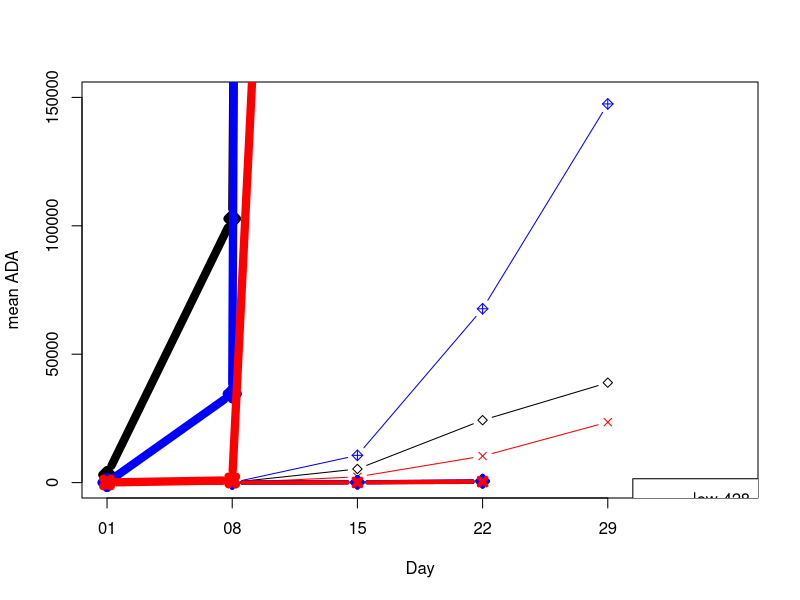
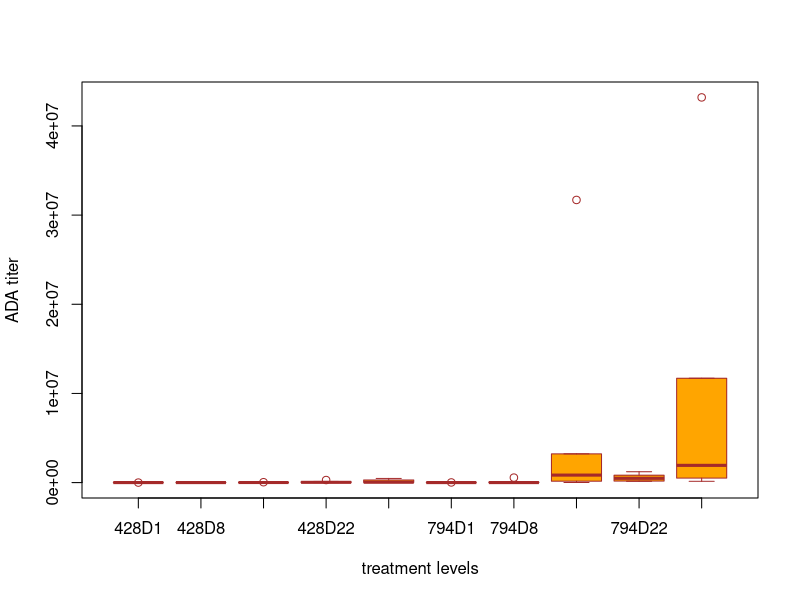
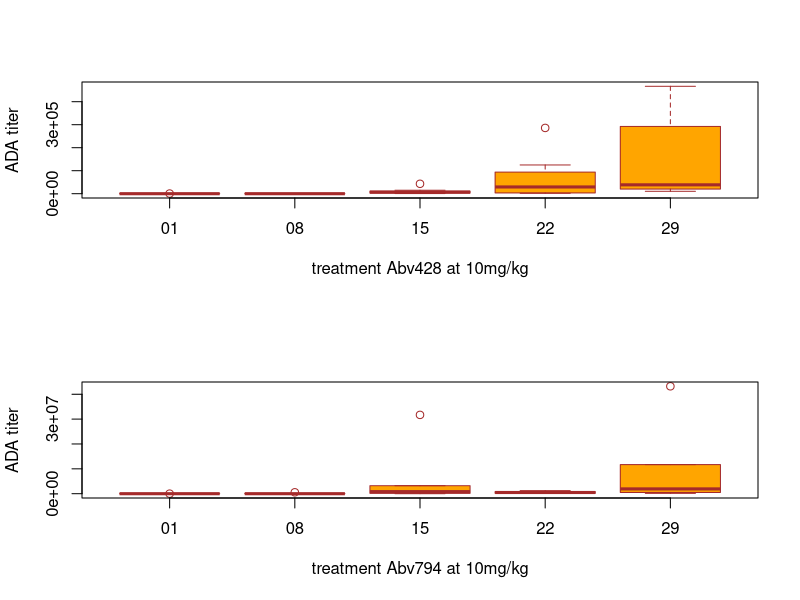
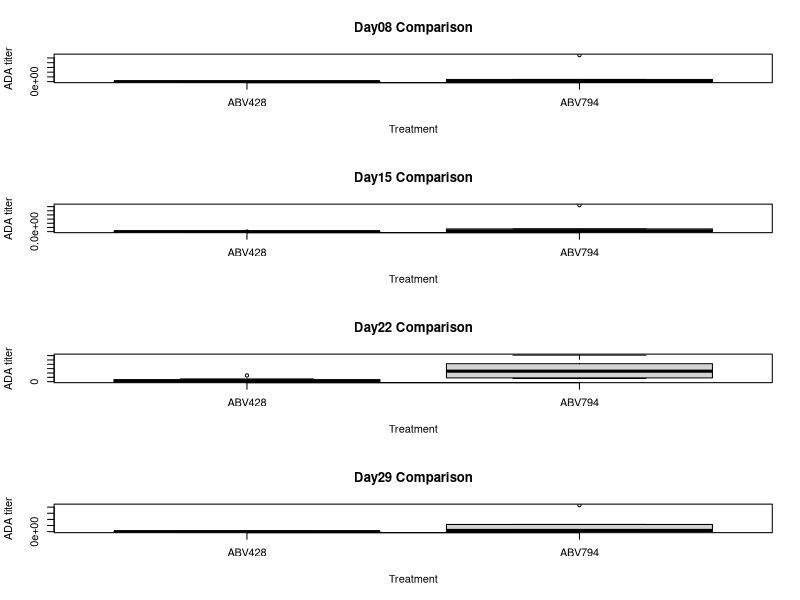
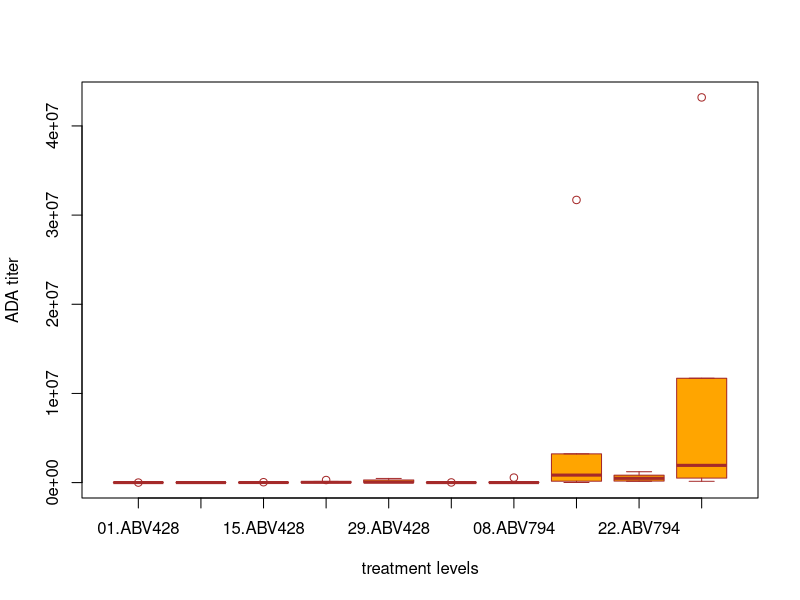
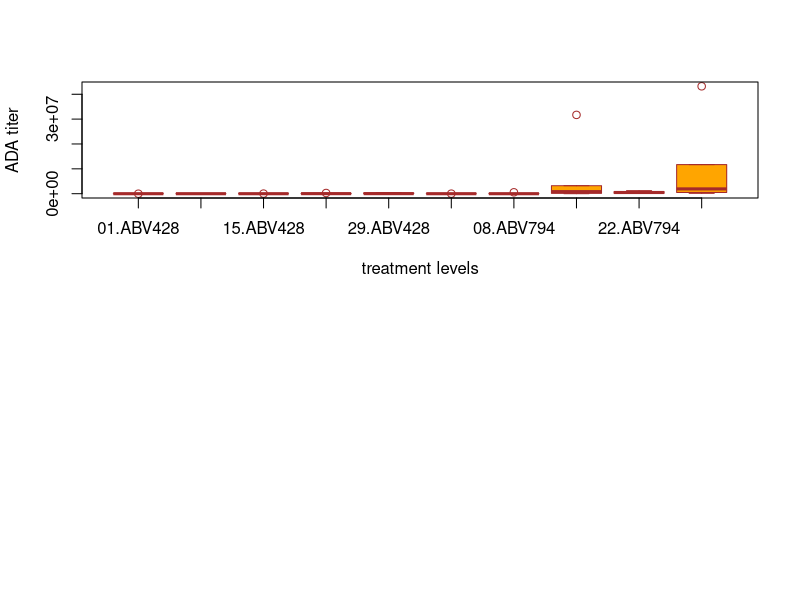

Source code (R) for these figures, in order: (Note: this script raises an error after producing the figures.)


##############ABBV428####################
DayT1=rep(c("01","08","15","22","29"),21)
T1Dose=c(rep("1",40),rep("10",40),rep("30",25))
ADA1=c(248,0,193,230,789,
       57.7,0,0,61.3,144,
       0,0,7170,37700,60700,
       2040,886,21800,137000,160000,
       0,0,4990,6780,12000,
       0,0,6070,6560,13100,
       0,0,2190,6020,64300,
       0,0,0,81.3,221,
       
       0,0,802,2130,19800,
       0,0,43100,125000,42300,
       53,0,6730,1960,34600,
       0,0,7080,62900,398000,
       0,0,2130,6300,20500,
       186,0,15100,286000,467000,
       697,0,3370,52500,187000,
       0,0,6540,4730,10500,
       
       206,0,5000,21800,39800,
       0,0,237,415,4690,
       0,0,1420,21300,17000,
       0,0,4320,6190,52200,
       0,0,256,1910,4050
)
T1=rep("ABV428",105)

########################ABBV621#############
DayT2=rep(c("01","15","22","29"),28)
T2Dose=c(rep("4",32),rep("20",32),rep("100",48))
ADA2=c(0,10.7,0,81.5,
0,0,28.6,29,
0,45.6,953,1590,
0,0,20.4,70.4,
0,16,15.7,59.3,
0,0,19.7,180,
0,0,31.4,87.6,
0,29.8,86,57.3,

0,19.8,318,3820,
0,0,0,0,
0,0,364,618,
0,0,0,0,
0,0,15.6,28.2,
0,0,0,19.4,
0,158,106,24.3,
0,0,0,20.5,

0,0,0,0,
0,0,29.2,188,
0,0,149,640,
0,0,18.7,165,
0,0,0,0,
0,0,0,12.8,
0,0,0,0,
0,0,229,740,
0,0,88.9,632,
0,0,0,0,
0,0,0,0,
0,0,85,2030
)
T2=rep("ABV621",112)

###########ABBV794####################

DayT3=rep(c("01","08","15","22","29"),24)
T3Dose=c(rep("10",30),rep("30",30),rep("100",60))
ADA3=as.numeric(c(0,188,10700,173000,891000,
20.4,795,164000,463000,2970000,
17550,559000,1510000,147000,145000,
27.1,2280,156000,827000,505000,
613,46400, 3220000,503000,43200000,
19.5,7880,31700000,1220000,11700000,

0,11800,13700000,1400000,530000,
0,2070,4310000, 2550000,36200000,
0,672,11700000,320000,NA,
0,763,25600000,1980000,2640000,
0,69.5,636,51900,263000,
25.1,192000,5060000,1210000,10400000,

0,1920,140000,440000,711000,
48.9,228,420000,1240000,NA,
0,325,178000,45300000,NA,
0,81.9,6760,182000,120000,
28.2,262,137000,479000,587000,
24.8,269,NA,NA,NA,
148,604,NA,NA,NA,
247,26.8,NA,NA,NA,
0,397,65400,195000,417000,
0,712,152000,207000,414000,
81.8,4940,6230000,4800000,524000,
0,714,1500000,3480000,130000)
)
T3=rep("ABV794",120)





 




Dmat= data.frame(   c(DayT1,DayT2,DayT3)  ,c(T1Dose,T2Dose,T3Dose),c(T1,T2,T3), (c(ADA1,ADA2,ADA3)) )  
names(Dmat)=c("Day","level", "Treatment","ADA") 
Dmat1=data.frame(Dmat[which(Dmat$Treatment=="ABV428"),])
Dmat2=data.frame(Dmat[which(Dmat$Treatment=="ABV621"),])
Dmat3=data.frame(Dmat[which(Dmat$Treatment=="ABV794"),])

Dmat13=data.frame(   c(DayT1, DayT3)  ,c(T1Dose, T3Dose),c(T1, T3), (c(ADA1, ADA3)) )  
names(Dmat13)=c("Day","level", "Treatment","ADA") 
Dlevel10=data.frame(Dmat13[which(Dmat13$level==10),])

D1M1=tapply( (Dmat1$ADA[Dmat1$level=="1"]), Dmat1$Day[Dmat1$level=="1"] ,mean,na.rm=TRUE)
D1M2=tapply( (Dmat1$ADA[Dmat1$level=="10"]) , (Dmat1$Day[Dmat1$level=="10"]),mean,na.rm=TRUE)
D1M3=tapply( (Dmat1$ADA[Dmat1$level=="30"]), (Dmat1$Day[Dmat1$level=="30"]),mean,na.rm=TRUE)

D2M1=tapply( (Dmat2$ADA[Dmat2$level=="4"]), (Dmat2$Day[Dmat2$level=="4"]),mean,na.rm=TRUE)
D2M2=tapply( (Dmat2$ADA[Dmat2$level=="20"]), (Dmat2$Day[Dmat2$level=="20"]),mean,na.rm=TRUE)
D2M3=tapply( (Dmat2$ADA[Dmat2$level=="100"]), (Dmat2$Day[Dmat2$level=="100"]),mean,na.rm=TRUE)


D3M1=tapply( (Dmat3$ADA[Dmat3$level=="10"]), Dmat3$Day[Dmat3$level=="10"] ,mean,na.rm=TRUE)
D3M2=tapply( (Dmat3$ADA[Dmat3$level=="30"]), (Dmat3$Day[Dmat3$level=="30"]),mean,na.rm=TRUE)
D3M3=tapply( (Dmat3$ADA[Dmat3$level=="100"]), (Dmat3$Day[Dmat3$level=="100"]),mean,na.rm=TRUE)


#plot( DayT1[1:4],D1M1[1:4],type="b",lty=3)

#####
#D1matmean=data.frame(cbind(c(D1M1,D1M2,D1M3),
#c(rep("4",4),rep("20",4),rep("100",4))))
####
#xyplot(ADA~DayT1,       type="b",       group=T1Dose,       data=D1matmean,
  #     auto.key =list(
  #       points = FALSE, 
  #       columns=2,
   #      lines = TRUE)
#)

plot(D1M1,type="b",pch=23,xlab='Day',ylab='mean ADA',xaxt="n",xlim=c(1,6),ylim=c(-3,150000))
axis(1, at=1:5, labels=c("01","08","15","22","29"))
lines(D1M2,type="b",pch=9,col="blue")
lines(D1M3,type="b",pch=4,col="red")

lines(D2M1,type="b",pch=23,col=1,lwd=4)
lines(D2M2,type="b",pch=9,col="blue", lwd=4)
lines(D2M3,type="b",pch=4,col="red", lwd=4)
 
lines(D3M1,type="b",pch=23,col=1,lwd=8)
lines(D3M2,type="b",pch=9,col="blue", lwd=8)
lines(D3M3,type="b",pch=4,col="red", lwd=8)
 
 

legend(5.2,1500,c('low 428','Med 428','high 428',
               'low 621','Med 621','high 621',
               'low 974','Med 974','high 974'),lwd=c(1,1,1,4,4,4,8,8,8),col=c(1,"blue","red",
                                            1,"blue","red",1,"blue","red") )

################ANOVA#################
model=lm(ADA~Treatment+Day, data=Dlevel10)
summary(model)
fit <- aov(ADA~Treatment+Day, data=Dlevel10)
summary(fit)
 
par(mfrow=c(1,1))
boxplot((ADA)~Day+Treatment,data=Dlevel10,ylab="ADA titer",xlab="treatment levels",col="orange",border="brown",
        xaxt="n")
axis(1, at=1:10, labels=c("428D1","428D8","428D15","428D22","428D29",
                          "794D1","794D8","794D15","794D22","794D29"))
par(mfrow=c(2,1))
boxplot((ADA)~Day,data=Dlevel10[which(Dlevel10$Treatment=="ABV428"),],ylab="ADA titer",xlab="treatment Abv428 at 10mg/kg",col="orange",border="brown")
boxplot((ADA)~Day,data=Dlevel10[which(Dlevel10$Treatment=="ABV794"),],ylab="ADA titer",xlab="treatment Abv794 at 10mg/kg",col="orange",border="brown")


par(mfrow=c(4,1))
boxplot(ADA~Treatment, data=Dlevel10[which(Dlevel10$Day=="08"),],ylab="ADA titer",main="Day08 Comparison")
boxplot(ADA~Treatment, data=Dlevel10[which(Dlevel10$Day=="15"),],ylab="ADA titer",main="Day15 Comparison")
boxplot(ADA~Treatment, data=Dlevel10[which(Dlevel10$Day=="22"),],ylab="ADA titer",main="Day22 Comparison")
boxplot(ADA~Treatment, data=Dlevel10[which(Dlevel10$Day=="29"),],ylab="ADA titer",main="Day29 Comparison")

###at Day 29 only##
Day29ADA =c(Dlevel10[which(Dlevel10$Treatment=="ABV428" & Dlevel10$Day=="29"),]$ADA,
    Dlevel10[which(Dlevel10$Treatment=="ABV794" & Dlevel10$Day=="29"),]$ADA) 
TREAT=c(rep("ABV428",8),rep("ABV794",6))
Dmat29=data.frame(Day29ADA,TREAT)
names(Dmat29)=c("ADA","Trt")
 
 wil.fit29=wilcox.test(Dlevel10[which(Dlevel10$Treatment=="ABV428" & Dlevel10$Day=="29"),]$ADA, 
             Dlevel10[which(Dlevel10$Treatment=="ABV794" & Dlevel10$Day=="29"),]$ADA) 
wil.fit29

####at Day 22

wil.fit22=wilcox.test(Dlevel10[which(Dlevel10$Treatment=="ABV428" & Dlevel10$Day=="22"),]$ADA, 
                    Dlevel10[which(Dlevel10$Treatment=="ABV794" & Dlevel10$Day=="22"),]$ADA, paired=FALSE) 
wil.fit22

####at Day 15

wil.fit15=wilcox.test(Dlevel10[which(Dlevel10$Treatment=="ABV428" & Dlevel10$Day=="15"),]$ADA, 
                    Dlevel10[which(Dlevel10$Treatment=="ABV794" & Dlevel10$Day=="15"),]$ADA, paired=FALSE) 
wil.fit15

####at Day 8

wil.fit8=wilcox.test(Dlevel10[which(Dlevel10$Treatment=="ABV428" & Dlevel10$Day=="08"),]$ADA, 
                    Dlevel10[which(Dlevel10$Treatment=="ABV794" & Dlevel10$Day=="08"),]$ADA, paired=FALSE) 
wil.fit8
##########boxplots
par(mfrow=c(1,1))
boxplot((ADA)~Day+Treatment,data=Dlevel10,ylab="ADA titer",xlab="treatment levels",col="orange",border="brown")
par(mfrow=c(2,1))
boxplot(boxplot((ADA)~Day+Treatment,data=Dlevel10,ylab="ADA titer",xlab="treatment levels",col="orange",border="brown"))
boxplot(as.numeric(ADA)~level,data=Dmat1, ylab="ADA titer",xlab="ABV428 levels")
boxplot(as.numeric(ADA)~level,data=Dmat2, ylab="ADA titer",xlab="ABV621 levels")
boxplot(as.numeric(ADA)~level,data=Dmat3,ylab="ADA titer",xlab="ABV794 levels")





